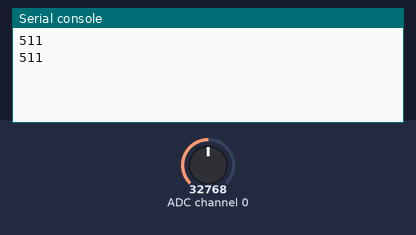
Recording of a program running on a simulated Raspberry Pi Pico running MicroPython. On the bench: the last lines printed to the serial console. The test bench sets the inputs (shaded band); at power-on: ADC channel 0 = 32768 (analog values on the 0–65535 scale). Library files of the repository ran but are not shown: mcp3008.py.

Above: at 1.2 s.
1.3 s: ADC channel 0 set to 45874
At 2.6 s:
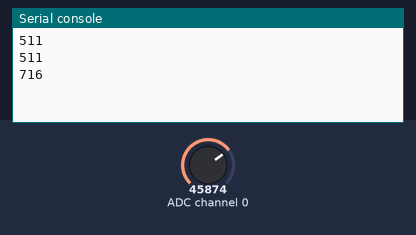
2.8 s: ADC channel 0 set to 57670
At 3.5 s:
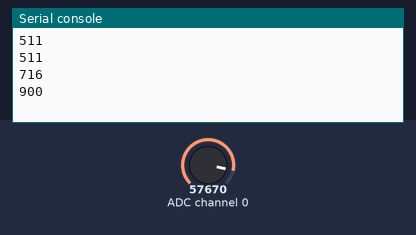
Timing chart, 0 to 5.8 s (numbered marks = the images above; inputs shaded):
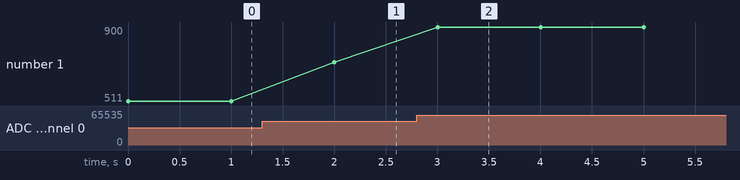

The program:

mcp3008-demo.py
```python
from time import sleep
from mcp3008 import MCP3008
from machine import Pin

spi = machine.SPI(0, sck=Pin(2),mosi=Pin(3),miso=Pin(4), baudrate=100000)
cs = machine.Pin(22, machine.Pin.OUT)


chip = MCP3008(spi, cs)

while True:
    print(chip.read(0))
    sleep(1)
```

Measured:
- after the input at 1.3 s, the serial console: prints a new line after 0.70 s (image 1)
- after the input at 2.8 s, the serial console: prints a new line after 0.20 s (image 2)
- plotted number 1: 511 → 716 after the input at 1.3 s, 716 → 900 after the input at 2.8 s
